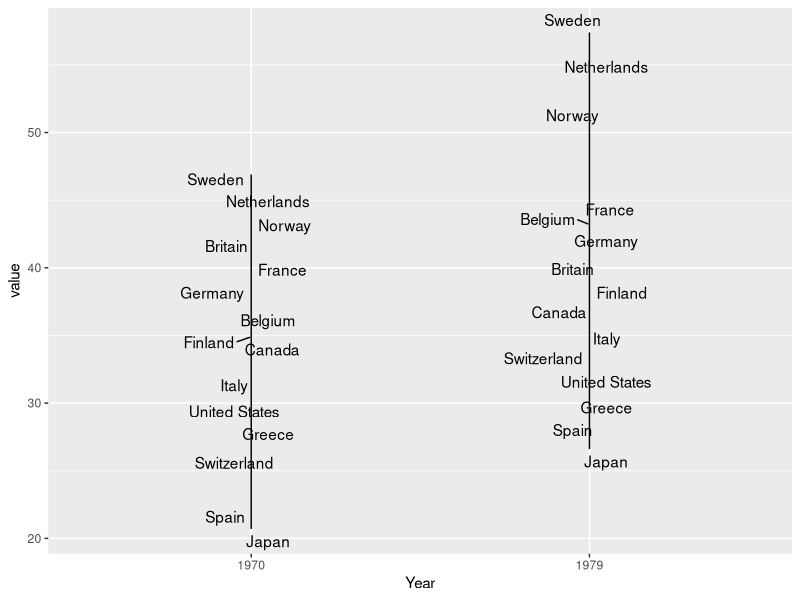

Write R code to recreate this figure.
## ---- chunk 1

#install.packages("ggrepel")
library(ggrepel)
library(tidyverse)


# Data Set
tax <- tribble(
  ~ Country,     ~ `1970`, ~ `1979`,
  "Sweden",          46.9,     57.4,
  "Netherlands",     44.0,     55.8,
  "Norway",          43.5,     52.2,
  "Britain",         40.7,     39.0,
  "France",          39.0,     43.4,
  "Germany",         37.5,     42.9,
  "Belgium",         35.2,     43.2,
  "Canada",          34.9,     35.8,
  "Finland",         34.9,     38.2,
  "Italy",           30.4,     35.7,
  "United States",   30.3,     32.5,
  "Greece",          26.8,     30.6,
  "Switzerland",     26.5,     33.2,
  "Spain",           22.5,     27.1,
  "Japan",           20.7,     26.6
)


tax_pivoted <- tax %>% pivot_longer(c("1970","1979"), names_to = "Year")

tax_pivoted

tax_slope <- ggplot(tax_pivoted, aes(Year, value)) + 
  geom_line()+
  geom_text_repel(aes(label=Country))

# p<-ggplot(a) + geom_segment(aes(x=0,xend=months,y=year1,yend=year3),size=.75)

tax_slope
